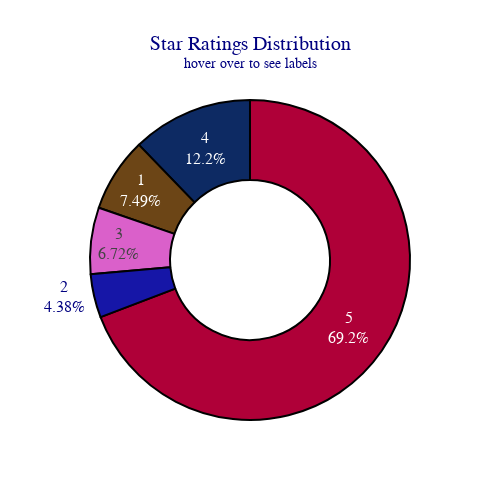

Here is the notebook cell this chart was saved with:
### Code cell
_df = df.star_rating.value_counts().to_frame().reset_index().rename(
    columns={'index':'star_rating','star_rating':'count'})

_df['count'] = _df['count']/_df['count'].sum()

fig = px.pie(_df,
             values='count',
             names='star_rating',
             labels='star_rating', 
             title='Star Ratings Distribution'+\
             '<br><sup>hover over to see labels</sup>',
             hole=0.5, color_discrete_sequence=px.colors.qualitative.Dark24_r, 
             width=500, height=500).update_traces(marker_line_color='rgb(0,0,0)',
                                                  textinfo='label+percent',
                                                  hovertemplate='<br>'.join([
                                                      'Star Rating:  %{label}',
                                                      'Count:  %{value:,.2%}'
                                                      ]),
                                                  textfont_size=16,
                                                  marker_line_width=2)
fig.update_layout(title_font_size=20,
                  showlegend=False,
                  hoverlabel=dict(
                      font_size=16,
                      font_family='Rockwell'),
                  font=dict(family='Rockwell', 
                            color='navy',
                            size=12), 
                  title_x=0.5)
fig.show()

### Figure 1 — Plotly figure (JSON) as saved in the notebook; plotly's stock layout.template omitted (floating-point values rounded to 4 significant figures)
{"data": [{"domain": {"x": [0, 1], "y": [0, 1]}, "hole": 0.5, "hovertemplate": "Star Rating:  %{label}<br>Count:  %{value:,.2%}", "labels": [5, 4, 1, 3, 2], "legendgroup": "", "marker": {"line": {"color": "rgb(0,0,0)", "width": 2}}, "name": "", "showlegend": true, "textfont": {"size": 16}, "textinfo": "label+percent", "type": "pie", "values": [0.6919, 0.1221, 0.07494, 0.06722, 0.04382]}], "layout": {"font": {"color": "navy", "family": "Rockwell", "size": 12}, "height": 500, "hoverlabel": {"font": {"family": "Rockwell", "size": 16}}, "legend": {"tracegroupgap": 0}, "piecolorway": ["#AF0038", "#0D2A63", "#6C4516", "#DA60CA", "#1616A7", "#620042", "#A777F1", "#862A16", "#778AAE", "#6C7C32", "#B2828D", "#FC0080", "#FB00D1", "#00A08B", "#511CFB", "#EB663B", "#750D86", "#B68100", "#222A2A", "#DA16FF", "#FB0D0D", "#1CA71C", "#E15F99", "#2E91E5"], "showlegend": false, "title": {"font": {"size": 20}, "text": "Star Ratings Distribution<br><sup>hover over to see labels</sup>", "x": 0.5}, "width": 500}}
